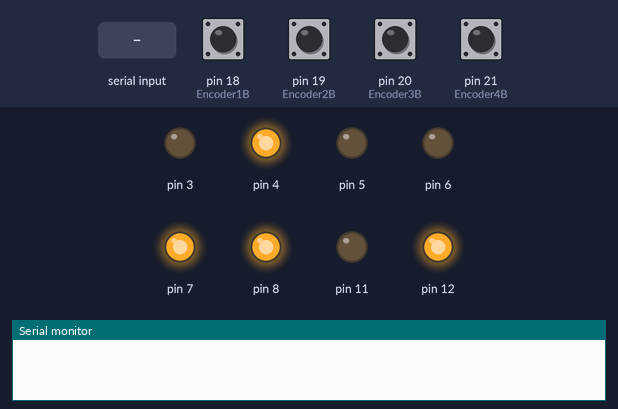
A sketch run on a simulated Arduino Mega 2560, built with avr-gcc and run on an emulated ATmega2560. Parts: output pins drawn as LEDs (lit = HIGH), the last lines printed to the serial monitor. The test bench sets the inputs (shaded band); at power-on: pin 18 (Encoder1B), pin 19 (Encoder2B), pin 20 (Encoder3B), pin 21 (Encoder4B) HIGH.

Above: at 1.2 s.
1.3 s: "M90\n" received over Serial
At 3.9 s:
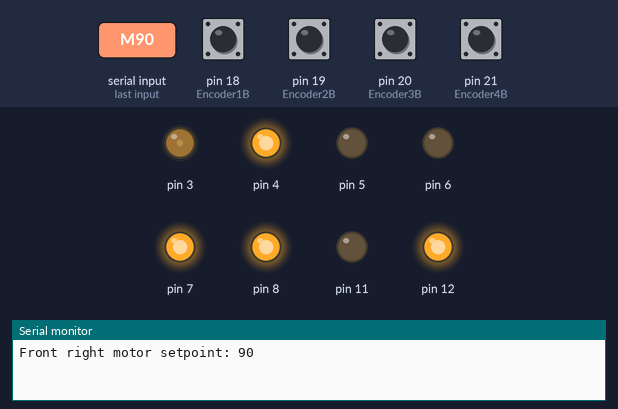
4.3 s: "N90\n" received over Serial
At 6.75 s:
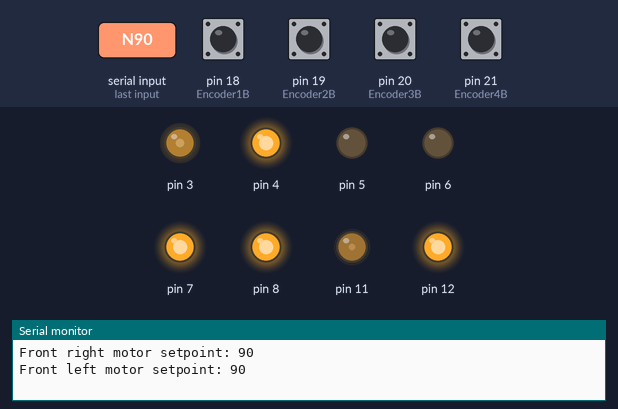
7.3 s: "O90\n" received over Serial
At 9.75 s:
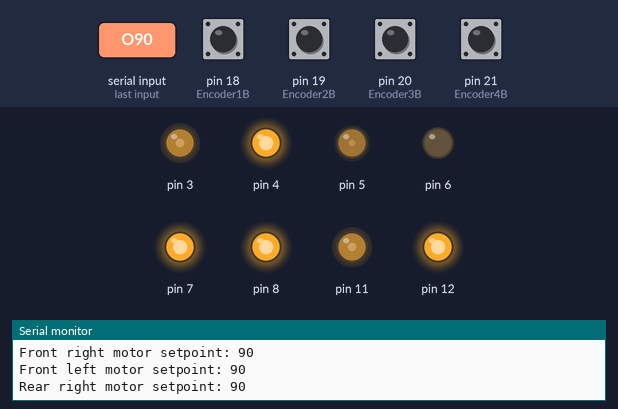
10.3 s: "P90\n" received over Serial
At 12.75 s:
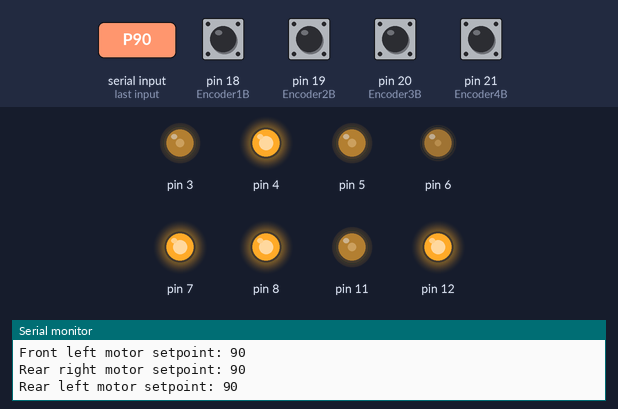
13.3 s: "M,45\n" received over Serial
At 15.75 s:
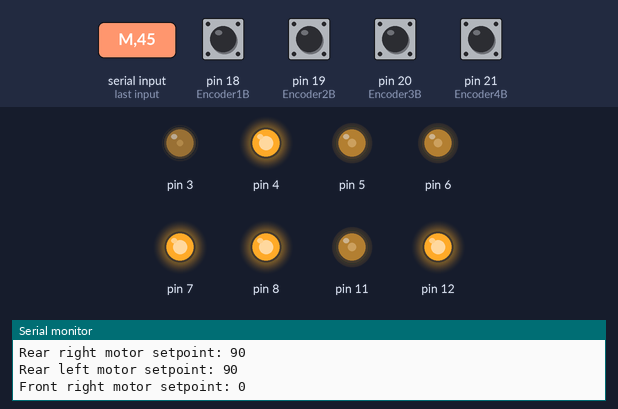
16.3 s: "N,45\n" received over Serial
At 20.9 s:
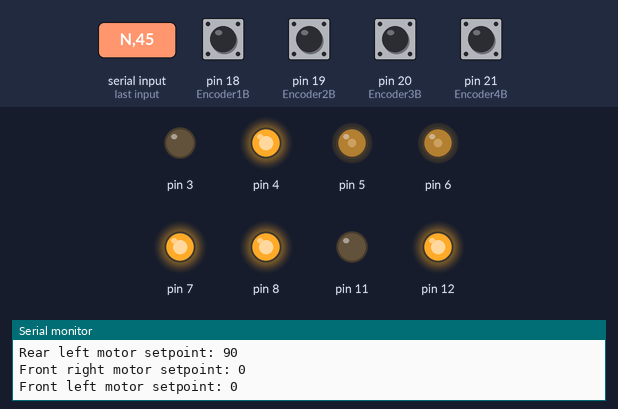
Timing chart, 0 to 22.0 s (numbered marks = the images above; inputs shaded):
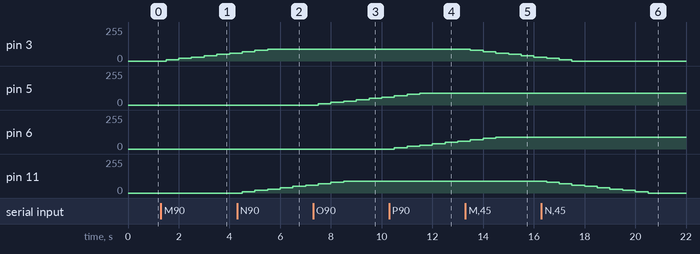

Measured:
- after the input at 1.3 s, pin 3: moves from 0/255 to 60/255 over 2.5 s, starting after 0.20 s
- after the input at 4.3 s, pin 11: moves from 0/255 to 60/255 over 2.5 s, starting after 0.20 s
- after the input at 7.3 s, pin 5: moves from 0/255 to 60/255 over 2.5 s, starting after 0.20 s
- after the input at 10.3 s, pin 6: moves from 0/255 to 60/255 over 2.5 s, starting after 0.20 s
- after the input at 13.3 s, pin 3: moves from 90/255 to 30/255 over 2.5 s, starting after 0.20 s
- after the input at 16.3 s, pin 11: moves from 90/255 to 0/255 over 4.0 s, starting after 0.20 s

The sketch:

test_motors.ino
```cpp
// #
// # Editor(s)  :  Morgan ROGER from Centralesupelec
// # Last       :  Morgan ROGER from Centralesupelec
// # Version    :  01.11.2026

// # Description:
// # The sketch for testing the motors and encoders on the ST5 VAC robot

// # Connections:
// #        See pin numbers in file Parameters.h


#include "Motor.h"
#include "Parameters.h"

int value[4] = {0,0,0,0};  // 'signed PWM' values between -255 and 255
int setpoint[4] = {0,0,0,0}; // PWM setpoints between -255 and 255
unsigned char deltaMax = 10;  // maximum gap between 2 successive values

#define numtask 2    // number of tasks
int deltask[numtask] = {0, 500};  // array defining the period of all tasks
int timtask[numtask] ;         // array with the next execution time of all tasks
bool taskon[numtask] = {false, false}; // array with activation state of all tasks
void task0();  void task1();                // declaring the function for each task
void (*NameTask[numtask])() = {  task0, task1  }; // array with the name of all task functions

Motor FRmotor(vitMotor1,dirMotor1,0); // front right
Motor FLmotor(vitMotor2,dirMotor2,0); // front left
Motor RRmotor(vitMotor3,dirMotor3,0); // rear right
Motor RLmotor(vitMotor4,dirMotor4,0); // rear left
long int volatile CoderCount[4] = {0,0,0,0};

char CharIn;
char c;

void TaskOn(int task) {
  taskon[task]=true;
  timtask[task] = (int)millis()+deltask[task];
}

void setup() {
  Serial.begin(115200);  // init the Serial port and set the baud rate
  Serial.setTimeout(2);  // setting a short timeout of 2 ms for the parseInt()
  FRmotor.setvalue(0);
  FLmotor.setvalue(0);
  RRmotor.setvalue(0);
  RLmotor.setvalue(0);
  TaskOn(0);
  TaskOn(1);
  attachInterrupt(digitalPinToInterrupt(Encoder1B), FRcoderISR, FALLING); // interrupt attachment for encoder routines
  attachInterrupt(digitalPinToInterrupt(Encoder2B), FLcoderISR, FALLING);
  attachInterrupt(digitalPinToInterrupt(Encoder3B), RRcoderISR, FALLING);
  attachInterrupt(digitalPinToInterrupt(Encoder4B), RLcoderISR, FALLING);
}

void loop() {
  for (int k=0;k<numtask;k++)
    if (taskon[k])
      if ((((int)millis()-timtask[k])>0) || (deltask[k]==0))  // if execution time has come
      {
        NameTask[k]() ;                   // launching task #k
        timtask[k]=timtask[k]+deltask[k] ;
      }
}

void cmd_M() {
  c = Serial.peek() ;
  if ((c=='-') || ((c>='0') && (c<='9')))
    setpoint[0] = Serial.parseInt(); // reading motor setpoint value
  else
    setpoint[0] = 0 ; // default: stop motor
  Serial.print("Front right motor setpoint: ");
  Serial.println(setpoint[0]);
}

void cmd_N() {
  c = Serial.peek() ;
  if ((c=='-') || ((c>='0') && (c<='9')))
    setpoint[1] = Serial.parseInt(); // reading motor setpoint value
  else
    setpoint[1] = 0 ; // default: stop motor
  Serial.print("Front left motor setpoint: ");
  Serial.println(setpoint[1]);
}

void cmd_O() {
  c = Serial.peek() ;
  if ((c=='-') || ((c>='0') && (c<='9')))
    setpoint[2] = Serial.parseInt(); // reading motor setpoint value
  else
    setpoint[2] = 0 ; // default: stop motor
  Serial.print("Rear right motor setpoint: ");
  Serial.println(setpoint[2]);
}

void cmd_P() {
  c = Serial.peek() ;
  if ((c=='-') || ((c>='0') && (c<='9')))
    setpoint[3] = Serial.parseInt(); // reading motor setpoint value
  else
    setpoint[3] = 0 ; // default: stop motor
  Serial.print("Rear left motor setpoint: ");
  Serial.println(setpoint[3]);
}

void cmd_I() {
  Serial.print("Front right encoder value: ");
  Serial.println(CoderCount[0]);
}

void cmd_J() {
  Serial.print("Front left encoder value: ");
  Serial.println(CoderCount[1]);
}

void cmd_K() {
  Serial.print("Rear right encoder value: ");
  Serial.println(CoderCount[2]);
}

void cmd_L() {
  Serial.print("Rear left encoder value: ");
  Serial.println(CoderCount[3]);
}

void task0() {
  if (Serial.available() > 0) {
    CharIn = Serial.read();
    delay(2); // essential but not too long
    switch(CharIn) {
      case 'M':  cmd_M();  break;    // orders for motor PWM setpoints
      case 'N':  cmd_N();  break;
      case 'O':  cmd_O();  break;
      case 'P':  cmd_P();  break;
      case 'I':  cmd_I();  break;    // requests for encoder values
      case 'J':  cmd_J();  break;
      case 'K':  cmd_K();  break;
      case 'L':  cmd_L();  break;
    }
  }
}

void task1() {
  for (int i=0; i<4; i++) {
    if (value[i] < setpoint[i])
      if (value[i] > (setpoint[i]-deltaMax) )
        value[i] = setpoint[i];
      else
        value[i] += deltaMax;
    else
      if (value[i] < (setpoint[i]+deltaMax) )
        value[i] = setpoint[i];
      else
        value[i] -= deltaMax;
  }

  FRmotor.setvalue(value[0]); // after updating the value to improve reactivity to new setpoints
  FLmotor.setvalue(value[1]);
  RRmotor.setvalue(value[2]);
  RLmotor.setvalue(value[3]);
}

void FRcoderISR() {
  CoderCount[0] += ((digitalRead(Encoder1A) == HIGH) ? +1 : -1);
}

void FLcoderISR() {
  CoderCount[1] += ((digitalRead(Encoder2A) == LOW) ? +1 : -1);
}

void RRcoderISR() {
  CoderCount[2] += ((digitalRead(Encoder3A) == HIGH) ? +1 : -1);
}

void RLcoderISR() {
  CoderCount[3] += ((digitalRead(Encoder4A) == LOW) ? +1 : -1);
}
```

Motor.cpp
```cpp
#include "Arduino.h"
#include "Motor.h"

Motor::Motor() {
	_PwmPin = -1;
	_SnsPin = 0;
	_Sns = 0;
	_Value=0 ;
}

Motor::Motor(int pwmpin, int snspin, int sns) {
	pinMode(pwmpin, OUTPUT);
	pinMode(snspin, OUTPUT);
	analogWrite(pwmpin,0);
	_PwmPin = pwmpin;
	_SnsPin = snspin;
	_Sns = sns;
	_Value=0 ;
}

void Motor::setvalue(int value){
	if (_PwmPin==-1) return ;
	_Value=value ;
	analogWrite(_PwmPin,abs(_Value));
    digitalWrite(_SnsPin,_Sns?(_Value>=0?0:1):(_Value>=0?1:0)) ;
}

int Motor::getvalue(){
	return(_Value) ;
}

void Motor::setcptincr(long time, long cpt){
	 _LTim=_Tim ;
	 _LCpt=_Cpt ;
	 _Tim=time ;
	 _Cpt=cpt ;
}

int Motor::getspeed(){
	int vitesse = (_Cpt-_LCpt)*1000/(_Tim-_LTim) ;
	return(vitesse) ;
}
```

Motor.h
```cpp
#ifndef Motor_h
#define Motor_h
#include "Arduino.h"

class Motor {
  public:
    Motor();                                        // constructeur d'un moteur vide
    Motor(int pwmpin, int snspin1, int sns);         // constructeur du moteur
    void setvalue(int value);                       // definit une consigne de tension
    int getvalue();
    void setcptincr(long time, long value);         // sauvegarde la position du compteur incremental
    int  getspeed();                                // recupere la vitesse du moteur

  private:
    char _PwmPin;  // numero de broche du signal pwm
    char _SnsPin;  // numero de broche du sens
    char _Sns;     // sens d'installation du moteur
    int _Value;   // signal de commande du moteur
    long _Tim,_LTim,_Cpt,_LCpt;  // valeurs du compteur incremental et du temps correspondant
};

#endif
```

Parameters.h
```cpp
//////////////////////////////
// project parameters
// motors+encoders wiring
//////////////////////////////

/* full Bluno wiring */
const int dirMotor1 = 4;  // motor direction pin
const int vitMotor1 = 3;  // motor PWM pin
const int Encoder1B = 18;  // encoder speed pin -> white
const int Encoder1A = 31;  // encoder direction pin -> yellow

const int dirMotor2 = 12; // motor direction pin
const int vitMotor2 = 11; // motor PWM pin
const int Encoder2B = 19;  // encoder speed pin -> white
const int Encoder2A = 32;  // encoder direction pin -> yellow

const int dirMotor3 = 8;  // motor direction pin
const int vitMotor3 = 5;  // motor PWM pin
const int Encoder3B = 20;  // encoder speed pin -> white
const int Encoder3A = 33;  // encoder direction pin -> yellow

const int dirMotor4 = 7;  // motor direction pin
const int vitMotor4 = 6;  // motor PWM pin
const int Encoder4B = 21;  // encoder speed pin -> white
const int Encoder4A = 34;  // encoder direction pin -> yellow

/* standalone Romeo wiring */
const int dirMotor0 = 7;  // motor direction pin
const int vitMotor0 = 6;  // motor PWM pin
const int Encoder0B = 2;  // encoder speed pin
const int Encoder0A = A2;  // encoder direction pin -> yellow
```
